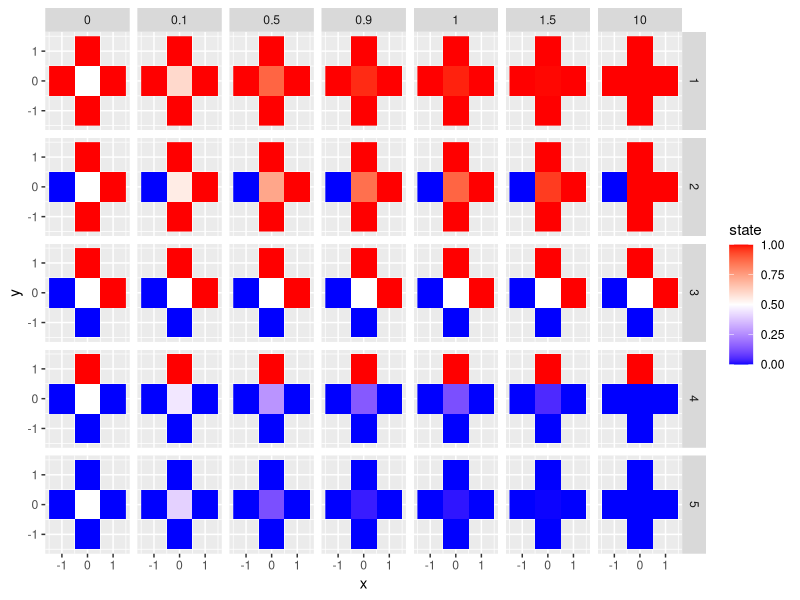

The R script that drew this image:
## ---- chunk 1
get_center_prob = function(neighbours, beta, states = c(0, 1)) {
  Vcs = rep(1, length(states))
  for(s in 1 : length(states)) {
    for(neighbour in neighbours) {
      Vcs[s] = Vcs[s] * exp(-beta * (1 - (neighbour == states[s])))
    }
  }
  Vcs / sum(Vcs)
}
states = c(0, 1)
configures = matrix(0, ncol = 4, nrow = 5)
for(i in 1 : 4) {
  configures[i, i : 4] = 1
}
positions = c()
for(i in c(-1, 1)) {
  positions = rbind(positions, c(i, 0))
  positions = rbind(positions, c(0, i))
}
positions = rbind(positions, c(0, 0))
df_plot = data.frame()
for(beta in c(0, 0.1, 0.5, 0.9, 1, 1.5, 10)) {
  df_plot_temp = data.frame()
  for(ci in 1 : nrow(configures)) {
    df_plot_sub = positions
    centerprob = get_center_prob(neighbours = configures[ci, ], beta = beta)[2]
    df_plot_sub = cbind(df_plot_sub, c(configures[ci, ], centerprob))
    df_plot_sub = as.data.frame(df_plot_sub)
    df_plot_sub$beta = beta
    df_plot_sub$config = ci
    colnames(df_plot_sub)[1:3] = c('x', 'y', 'state')
    df_plot_temp = rbind(df_plot_temp, df_plot_sub)
  }
  df_plot = rbind(df_plot, df_plot_temp)
}
library(ggplot2)
ggplot(df_plot) + geom_raster(aes(x = x, y = y, fill = state)) + facet_grid(config ~ beta) + scale_fill_gradient2(low = 'blue', high = 'red', mid = 'white', midpoint = 0.5)
